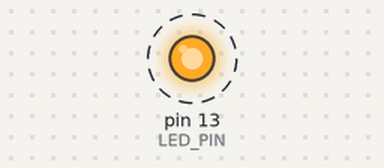
Bench run of a sketch on a simulated Arduino Uno, built with avr-gcc and run on an emulated ATmega328P. Parts: output pins drawn as LEDs (lit = HIGH). Dashed ring = blinking.

Above: at 0.5 s.
Timing chart, 0 to 4.6 s (numbered marks = the images above):
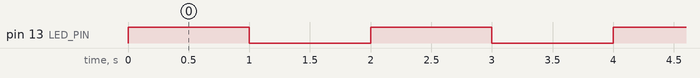

Measured:
- by itself, pin 13 (LED_PIN): alternates HIGH for 1.0 s and LOW for 1.0 s

The sketch:

blink.ino
```cpp
/*
Author: Ammar Mohammed
Date: 2026-06-26
Program: Blink using Arduino APIs

Board: Arduino AVR Boards > Arduino Uno
Physical Board: Arduino Uno R3
Port: /dev/cu.usbmodem1101

Arduino IDE used to compile and upload this sketch.

Resources:
- https://docs.arduino.cc/language-reference/
*/
#define LED_PIN 13
#define DELAY_TIME_MS 1000

typedef enum {
  LED_OFF = LOW,
  LED_ON = HIGH //active high
} LED_STATE_T;

void setup() {
  pinMode(LED_PIN, OUTPUT);
}

void loop() {
  digitalWrite(LED_PIN, LED_ON);
  delay(DELAY_TIME_MS);
  digitalWrite(LED_PIN, LED_OFF);
  delay(DELAY_TIME_MS);
}
```
